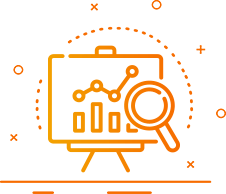
#> input picture _build/source-images/2019/07/img_box_04.png, 226 x 194 px, found by its file name
$ python -i build.py   (imports and definitions only)
#> lines starting #> are read from the running program, lines starting #| are printed output that depends on the picture
"""Generate the Haigh Communications static site.

Usage:  python3 _build/build.py            (run from the repo root)
Content lives in _build/content.json (posts + case studies) and in the
PAGE data below (home page copy, team, services).
Source images are read from _build/source-images/ and written, resized, to assets/img/.
"""
import html, json, os, re, shutil
from datetime import datetime
from PIL import Image

ROOT = os.path.dirname(os.path.dirname(os.path.abspath(__file__)))
SRC_IMG = os.path.join(ROOT, "_build", "source-images")
OUT_IMG = os.path.join(ROOT, "assets", "img")
SITE_URL = "https://haigh.group"
YEAR = datetime.now().year
e = html.escape

# ----------------------------------------------------------------- images
_done = {}
def image(rel, max_w=1400, thumb_w=720):
    """rel = path under source-images. Returns (full, thumb) paths relative to site root."""
    if rel in _done:
        return _done[rel]
    src = os.path.join(SRC_IMG, rel)
    im = Image.open(src)
    has_alpha = False
    if im.mode in ("RGBA", "LA", "P"):
        alpha = im.convert("RGBA").split()[3]
        has_alpha = alpha.getextrema()[0] < 250          # only keep PNG when there is real transparency
    base = os.path.splitext(os.path.basename(rel))[0].lower()
    if re.fullmatch(r"[\d_-]+|img[_-]?\d+", base):        # generic camera/number names: prefix the upload month
        base = rel[:7].replace("/", "-") + "-" + base
    stem = re.sub(r"[^a-z0-9]+", "-", base).strip("-")[:60]
    ext = ".png" if has_alpha else ".jpg"
    out = {}
    for tag, w in (("", max_w), ("-sm", thumb_w)):
        name = f"{stem}{tag}{ext}"
        path = os.path.join(OUT_IMG, name)
        if not os.path.exists(path):
            copy = im.convert("RGBA" if has_alpha else "RGB")
            copy.thumbnail((w, w * 3))
            if has_alpha:
                copy.save(path, optimize=True)
            else:
                copy.save(path, quality=76, optimize=True, progressive=True)
        out[tag] = f"assets/img/{name}"
    _done[rel] = (out[""], out["-sm"])
    return _done[rel]

def size(rel_out):
    with Image.open(os.path.join(ROOT, rel_out)) as im:
        return im.size

# ----------------------------------------------------------------- shared bits
LOGO = """<svg viewBox="0 0 206 58" role="img" aria-label="Haigh Communications"><g class="bars" stroke-width="3.4" fill="none" stroke-linecap="square">
<path d="M33 2v24M33 31v25M52 2v54M33 28.5h41M52 54.5h21"/></g>
<g fill="currentColor" font-family="Rubik, 'Century Gothic', sans-serif" font-weight="700">
<text x="63" y="19" font-size="16" letter-spacing=".6">AIGH</text>
<text x="61" y="48.5" font-size="12.4" letter-spacing=".4">OMMUNICATIONS</text>
<text x="35" y="55" font-size="4.6" font-weight="500" letter-spacing=".3">INC</text></g></svg>"""

ICON = {
    "whatsapp": '<svg viewBox="0 0 24 24" aria-hidden="true"><path fill="currentColor" d="M12 2a10 10 0 0 0-8.6 15.1L2 22l5-1.3A10 10 0 1 0 12 2zm0 18.2a8.2 8.2 0 0 1-4.2-1.2l-.3-.2-3 .8.8-2.9-.2-.3A8.2 8.2 0 1 1 12 20.2zm4.5-6.1c-.2-.1-1.5-.7-1.7-.8s-.4-.1-.6.1-.6.8-.8 1-.3.2-.5.1a6.7 6.7 0 0 1-3.3-2.9c-.3-.4.3-.4.7-1.4.1-.2 0-.3 0-.4l-.8-1.8c-.2-.5-.4-.4-.6-.4h-.5a1 1 0 0 0-.7.3 3 3 0 0 0-.9 2.2 5.2 5.2 0 0 0 1.1 2.7 11.8 11.8 0 0 0 4.5 4c1.7.7 2.3.8 3.2.6a2.7 2.7 0 0 0 1.8-1.3 2.2 2.2 0 0 0 .1-1.3c0-.1-.2-.2-.5-.3z"/></svg>',
    "mail": '<svg viewBox="0 0 24 24" aria-hidden="true"><path fill="none" stroke="currentColor" stroke-width="2" d="M3 5h18v14H3zM3 6l9 7 9-7"/></svg>',
    "phone": '<svg viewBox="0 0 24 24" aria-hidden="true"><path fill="none" stroke="currentColor" stroke-width="2" stroke-linejoin="round" d="M5 3h4l2 5-2.5 1.5a11 11 0 0 0 6 6L16 13l5 2v4a2 2 0 0 1-2 2A16 16 0 0 1 3 5a2 2 0 0 1 2-2z"/></svg>',
    "pin": '<svg viewBox="0 0 24 24" aria-hidden="true"><path fill="none" stroke="currentColor" stroke-width="2" d="M12 21s-7-6.2-7-11a7 7 0 0 1 14 0c0 4.8-7 11-7 11z"/><circle cx="12" cy="10" r="2.5" fill="none" stroke="currentColor" stroke-width="2"/></svg>',
    "menu": '<svg viewBox="0 0 24 24" aria-hidden="true"><path stroke="currentColor" stroke-width="2" d="M3 7h18M3 12h18M3 17h18"/></svg>',
}
PHONE_DISPLAY, PHONE_TEL, WHATSAPP = "+1 246 836 4629", "+12468364629", "https://wa.me/12468364629"
EMAIL = "info@haigh.group"
ADDRESS = "#33 Union Park, St. Philip, Barbados"
SOCIAL = [("Facebook", "https://www.facebook.com/haighcommunications"),
          ("Instagram", "https://www.instagram.com/haighcommbb/"),
          ("LinkedIn", "https://www.linkedin.com/company/haigh-communications/about/"),
          ("X (Twitter)", "https://twitter.com/HaighComm")]
NAV = [("Work", "our-case-studies/"), ("Services", "#services"), ("News", "blog/"),
       ("Team", "#team"), ("Contact", "#contact")]

DOTS = '<div class="dots" aria-hidden="true">' + "<i></i>" * 8 + "</div>"

# [71 lines left out: functions page, picture, not called in this run]

def fmt_date(iso):
    d = datetime.fromisoformat(iso)
    return d.strftime("%-d %B %Y"), d.strftime("%Y-%m-%d")

# ----------------------------------------------------------------- content
# [1 line not run here, left out]

CASE_META = {   # client, summary, cover image — order = order on the site
    "the-golden-square-freedom-park": ("Barbados Tourism Investment Inc.",
        "Supporting almost 100 vendors through their relocation from the old NIS building, with dislocation grants and business workshops.",
        "2021/02/Workers-from-the-Ministry-of-Transport-Works-and-Maintenance-seen-removing-stop-lights-from-the-location.jpg"),
    "halls-road-case-study": ("Barbados Tourism Investment Inc.",
        "Public relations for the final phase of the Constitution River upgrade, Bridgetown’s main drainage channel, from ground-breaking to community notices.",
        "2019/07/Halls-Road-Flood-MitigationII.jpg"),
    "salt-pond-project-phase-ii": ("Barbados Tourism Investment Inc.",
        "Communications for the CDB-financed Speightstown flood mitigation project, including site visits and progress updates.",
        "2021/02/IMG_1882.jpg"),
    "the-national-tree-planting-project": ("National Tree Planting Project",
        "Taking the national tree-planting drive into schools through planting exercises, Arbofest 2020 and creative media.",
        "2021/03/Trees-Photo.png"),
    "qeh-accident-emergency": ("Queen Elizabeth Hospital",
        "Keeping patients, staff and the public informed while the Accident & Emergency department was rebuilt.",
        "2021/03/Queen-Elizabeth-Hospital.jpg"),
}
POST_META = {
    "operation-seek-and-save-donation": ("Special projects", "2021/02/Operation-Seek-and-Save-Water-Donation.jpeg"),
    "tablets-donated": ("Special projects", "2020/08/wiltshireweb.jpg"),
    "haigh-on-board": ("Marketing", "2020/08/1-1-768x368-1.jpg"),
    "work-underway": ("Planning", "2020/08/1DSC_4634.jpg"),
}
# [1 line that did not run here, left out]
# [1 line that did not run here, left out]

def src_rel(p):
    return p.split("wp-content/uploads/", 1)[-1]

# [45 lines left out: functions summary, render_body, not called in this run]

# ----------------------------------------------------------------- favicon + og
# [4 lines not run here, left out]
from PIL import ImageFilter
def hero_cutout():
    """Original hero is a circle crop with a pink ring. Take the largest clean circle inside it
    (centre 525,430 r 430 in the 958x995 source) and save as a transparent WebP."""
    from PIL import ImageDraw
    im = Image.open(os.path.join(SRC_IMG, "2020/08/home_03_img_01-re.png")).convert("RGBA")
    cx, cy, r = 525, 430, 430
    im = im.crop((cx - r, cy - r, cx + r, cy + r))
    big = Image.new("L", (r * 8, r * 8), 0)
    ImageDraw.Draw(big).ellipse((0, 0, r * 8 - 1, r * 8 - 1), fill=255)
    im.putalpha(big.resize(im.size, Image.LANCZOS))
    out = []
    for name, w in (("joyann-haigh.webp", 860), ("joyann-haigh-sm.webp", 520)):
        c = im.copy(); c.thumbnail((w, w)); c.save(os.path.join(OUT_IMG, name), quality=82, method=6)
        out.append(f"assets/img/{name}")
    return out
# [1 line that did not run here, left out]
# [1 line not run here, left out]
# [1 line that did not run here, left out]
# [1 line not run here, left out]

# ----------------------------------------------------------------- home
case_cards = []
#> case_cards = []
# [14 lines not run here, left out]

# [11 lines left out: function news_items, not called in this run]

SERVICE_ICONS = {"Media relations": "06", "Crisis communications": "07", "Brand positioning & messaging": "08",
                 "Social media marketing": "04", "Thought leadership": "05", "Content marketing": "09"}
SERVICES = [
    ("Media relations", "Earned media builds thought leadership and can be repurposed to strengthen sales, SEO, social media, online reputation and conference communications."),
    ("Crisis communications", "Crisis planning, issues management and response, handled by PR professionals with deep media relations and corporate communications experience."),
    ("Brand positioning & messaging", "Positioning and messaging that sets you apart, engages stakeholders and lays the foundation for every marketing, PR and communications initiative."),
    ("Social media marketing", "Social media fuelled by credible, engaging content strengthens SEO, online reputation, direct marketing and conference marketing — for B2B businesses too."),
    ("Thought leadership", "Become a recognised voice through influencer and content marketing, earned media, speaking, PR surveys, white papers, videos and webinars."),
    ("Content marketing", "Thought leadership articles, social posts, email campaigns, video, photography and internal and external communications that drive and nurture leads."),
]
CLIENTS = [("2021/02/logo.png", "Barbados Tourism Investment Inc."),
           ("2021/02/QEH.png", "Queen Elizabeth Hospital"),
           ("2021/02/METV-Logo-1.png", "Ministry of Education, Technological & Vocational Training"),
           ("2021/02/weplantin-logo-sm.png", "National Tree Planting Project")]
TEAM = [
    ("Joyann Haigh", "CEO & Communications Specialist", None,
        [("Email", "mailto:joyann@haigh.group"), ("LinkedIn", "https://bb.linkedin.com/in/joy-ann-haigh-677b51207")]),
    ("Ziggy Marshall", "Executive Assistant", "2021/02/Ziggy.png",
        [("Email", "mailto:ziggy@haigh.group"), ("LinkedIn", "https://bb.linkedin.com/in/r-ziggy-marshall-321a2572"), ("Facebook", "https://www.facebook.com/ZigsM")]),
    ("Kevin Bishop", "ICT & Information Management", "2021/02/KevinBishops.png",
        [("Email", "mailto:kevin@haigh.group"), ("LinkedIn", "https://www.linkedin.com/in/kevinbishp/"), ("Website", "https://www.kevin-bish.com"), ("Instagram", "https://www.instagram.com/kevinbish/")]),
]

def team_img(rel):
    """Square portrait, trimmed to the circle the source photo already sits in."""
#> called with rel = 'source-images/2019/07/img_box_04.png'
    if rel is None:
        return hero_th
    stem = re.sub(r"[^a-z0-9]+", "-", os.path.basename(rel).lower().rsplit(".", 1)[0])
    out = f"assets/img/team-{stem}.jpg"
#> out = 'assets/img/team-img-box-04.jpg'
    im = Image.open(os.path.join(SRC_IMG, rel)).convert("RGBA")
#> im is the input picture: PIL image 226x194 RGBA; mean R, G, B, A 39.5, 20.5, 0, 31.6
    bg = Image.new("RGB", im.size, (244, 243, 248)); bg.paste(im, mask=im.split()[3])
#> after `bg = Image.new('RGB', im.size, (244, 243, 248))`:
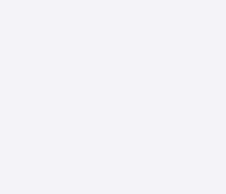
#> bg: PIL image 226x194 RGB; mean R, G, B 244, 243, 248
    bb = im.split()[3].point(lambda v: 255 if v > 200 else 0).getbbox() or (0, 0) + im.size
#> bb = (0, 0, 226, 194)
    w = bb[2] - bb[0]; inset = int(w * .02)
#> after `w = bb[2] - bb[0]`: w = 226
#> after `inset = int(w * 0.02)`: inset = 4
    bg = bg.crop((bb[0] + inset, bb[1] + inset, bb[2] - inset, bb[3] - inset)).resize((560, 560))
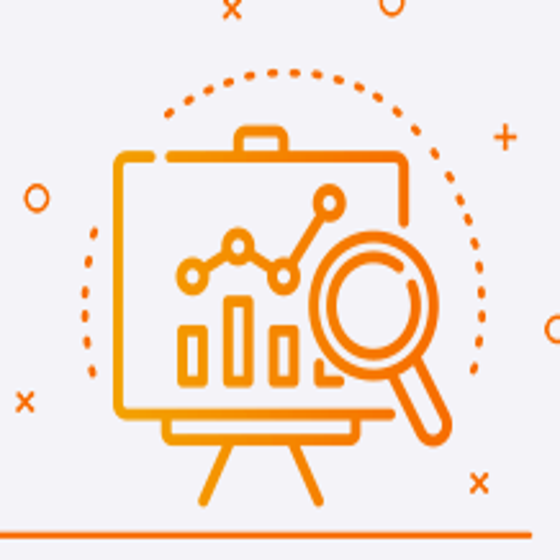
#> bg: PIL image 560x560 RGB; mean R, G, B 244.2, 228.4, 216.3
    bg.save(os.path.join(ROOT, out), quality=82)
    return out

# [3 lines that did not run here, left out]

# [80 lines that did not run here, left out]
# [69 lines not run here, left out]

>>> result = team_img('source-images/2019/07/img_box_04.png')
#> result = 'assets/img/team-img-box-04.jpg'
